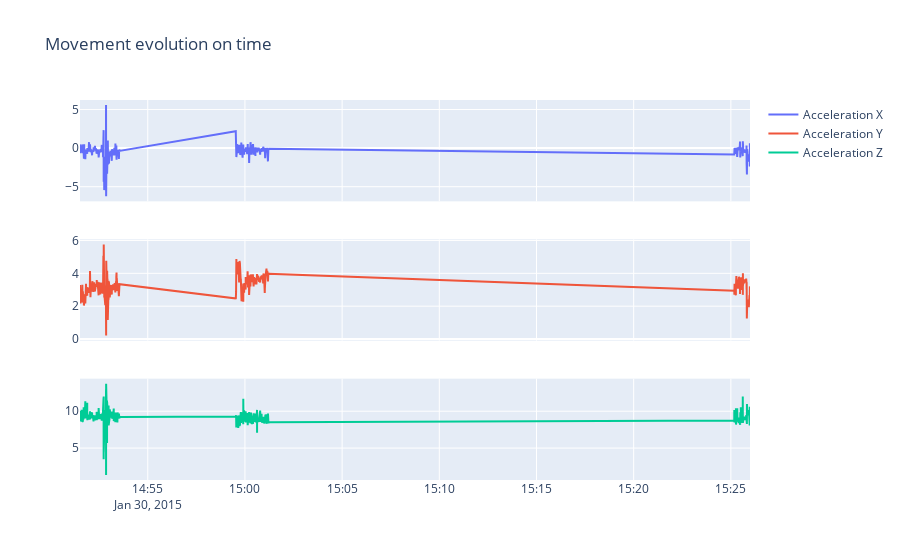

Notebook source saved alongside this figure:
### Code cell
from plotly.subplots import make_subplots
import plotly.graph_objects as go

rng = range(0, 2000)

fig = make_subplots(rows=3, cols=1,
                    shared_xaxes=True)

fig.add_trace(go.Scatter(
    x = m1_sphone_df.iloc[rng]['datetime'],
    y = m1_sphone_df.iloc[rng]['AccelerationX'],
    name= 'Acceleration X',
), 
row=1, col=1)

fig.add_trace(go.Scatter(
    x = m1_sphone_df.iloc[rng]['datetime'],
    y = m1_sphone_df.iloc[rng]['AccelerationY'],
    name= 'Acceleration Y',
), row=2, col=1)

fig.add_trace(go.Scatter(
    x = m1_sphone_df.iloc[rng]['datetime'],
    y = m1_sphone_df.iloc[rng]['AccelerationZ'],
    name= 'Acceleration Z',
), row=3, col=1)

# fig.update_xaxes(rangeslider_visible=True)
fig.update_layout(title_text="Movement evolution on time",)
                    # xaxis_rangeslider_visible=True)
fig.show()

### Figure 1 — Plotly figure (JSON) as saved in the notebook; plotly's stock layout.template omitted (floating-point values rounded to 4 significant figures; data arrays with more than 128 entries replaced by an {"elided": "..."} marker saying what was removed)
{"data": [{"name": "Acceleration X", "type": "scatter", "x": {"elided": "2000 str values"}, "xaxis": "x", "y": {"elided": "2000 float values"}, "yaxis": "y"}, {"name": "Acceleration Y", "type": "scatter", "x": {"elided": "2000 str values"}, "xaxis": "x2", "y": {"elided": "2000 float values"}, "yaxis": "y2"}, {"name": "Acceleration Z", "type": "scatter", "x": {"elided": "2000 str values"}, "xaxis": "x3", "y": {"elided": "2000 float values"}, "yaxis": "y3"}], "layout": {"title": {"text": "Movement evolution on time"}, "xaxis": {"anchor": "y", "domain": [0, 1], "matches": "x3", "showticklabels": false}, "xaxis2": {"anchor": "y2", "domain": [0, 1], "matches": "x3", "showticklabels": false}, "xaxis3": {"anchor": "y3", "domain": [0, 1]}, "yaxis": {"anchor": "x", "domain": [0.7333, 1]}, "yaxis2": {"anchor": "x2", "domain": [0.3667, 0.6333]}, "yaxis3": {"anchor": "x3", "domain": [0, 0.2667]}}}
